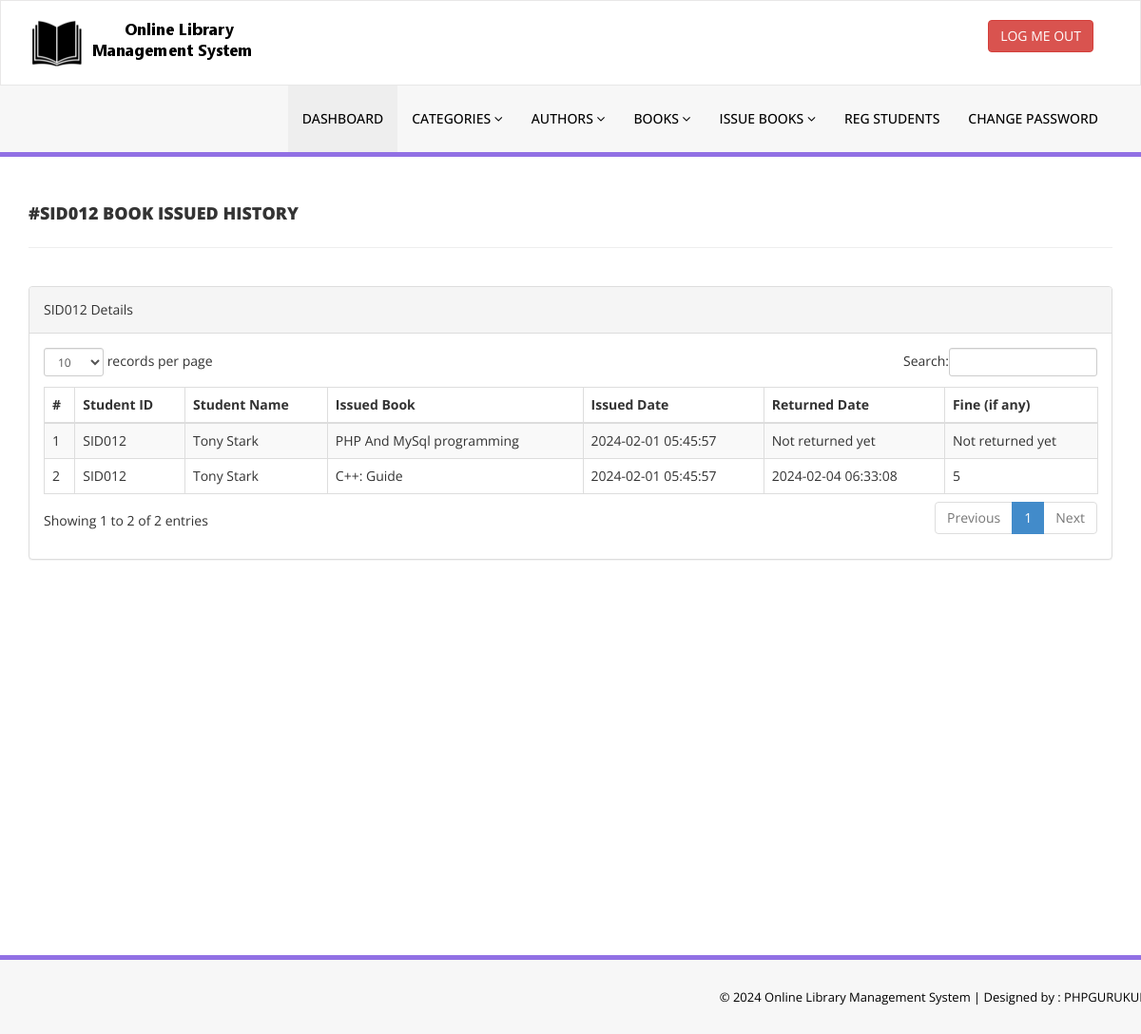
Screenshot of /library/admin/student-history.php?stdid=SID012 (signed in) with the database file from the repository.
### tables this page shows
CREATE TABLE `tblissuedbookdetails` (
  `id` int(11) NOT NULL,
  `BookId` int(11) DEFAULT NULL,
  `StudentID` varchar(150) DEFAULT NULL,
  `IssuesDate` timestamp NULL DEFAULT current_timestamp(),
  `ReturnDate` timestamp NULL DEFAULT NULL ON UPDATE current_timestamp(),
  `RetrunStatus` int(1) DEFAULT NULL,
  `fine` int(11) DEFAULT NULL
);

CREATE TABLE `tblstudents` (
  `id` int(11) NOT NULL,
  `StudentId` varchar(100) DEFAULT NULL,
  `FullName` varchar(120) DEFAULT NULL,
  `EmailId` varchar(120) DEFAULT NULL,
  `MobileNumber` char(11) DEFAULT NULL,
  `Password` varchar(120) DEFAULT NULL,
  `Status` int(1) DEFAULT NULL,
  `RegDate` timestamp NULL DEFAULT current_timestamp(),
  `UpdationDate` timestamp NULL DEFAULT NULL ON UPDATE current_timestamp()
);

CREATE TABLE `tblbooks` (
  `id` int(11) NOT NULL,
  `BookName` varchar(255) DEFAULT NULL,
  `CatId` int(11) DEFAULT NULL,
  `AuthorId` int(11) DEFAULT NULL,
  `ISBNNumber` varchar(25) DEFAULT NULL,
  `BookPrice` decimal(10,2) DEFAULT NULL,
  `bookImage` varchar(250) NOT NULL,
  `isIssued` int(1) DEFAULT NULL,
  `RegDate` timestamp NULL DEFAULT current_timestamp(),
  `UpdationDate` timestamp NULL DEFAULT NULL ON UPDATE current_timestamp()
);

### library/admin/student-history.php (the view, shortened to what this page needs)
<?php
include('includes/config.php');
if(strlen($_SESSION['alogin'])==0)
    {
header('location:index.php');
}
else{
    ?>
<!DOCTYPE html>
<html xmlns="http://www.w3.org/1999/xhtml">
<head>
    <link href="assets/css/bootstrap.css" rel="stylesheet" />
    <link href="assets/css/font-awesome.css" rel="stylesheet" />
    <link href="assets/js/dataTables/dataTables.bootstrap.css" rel="stylesheet" />
    <link href="assets/css/style.css" rel="stylesheet" />
</head>
<body>
<?php include('includes/header.php');?>
    <div class="content-wrapper">
         <div class="container">
        <div class="row pad-botm">
            <div class="col-md-12">
                <?php $sid=$_GET['stdid']; ?>
                <h4 class="header-line">#<?php echo $sid;?> Book Issued History</h4>
    </div>
        </div>
            <div class="row">
                <div class="col-md-12">
                    <div class="panel panel-default">
                        <div class="panel-heading">
<?php echo $sid;?> Details
                        </div>
                        <div class="panel-body">
                            <div class="table-responsive">
                                <table class="table table-striped table-bordered table-hover" id="dataTables-example">
                                    <thead>
                                        <tr>
                                            <th>#</th>
                                            <th>Student ID</th>
                                            <th>Student Name</th>
                                            <th>Issued Book  </th>
                                            <th>Issued Date</th>
                                            <th>Returned Date</th>
                                            <th>Fine (if any)</th>
                                        </tr>
                                    </thead>
                                    <tbody>
<?php
$sql = "SELECT tblstudents.StudentId ,tblstudents.FullName,tblstudents.EmailId,tblstudents.MobileNumber,tblbooks.BookName,tblbooks.ISBNNumber,tblissuedbookdetails.IssuesDate,tblissuedbookdetails.ReturnDate,tblissuedbookdetails.id as rid,tblissuedbookdetails.fine,tblissuedbookdetails.RetrunStatus,tblbooks.id as bid,tblbooks.bookImage from  tblissuedbookdetails join tblstudents on tblstudents.StudentId=tblissuedbookdetails.StudentId join tblbooks on tblbooks.id=tblissuedbookdetails.BookId where tblstudents.StudentId='$sid' ";
$query = $dbh -> prepare($sql);
$query->execute();
$results=$query->fetchAll(PDO::FETCH_OBJ);
$cnt=1;
if($query->rowCount() > 0)
{
foreach($results as $result)
{               ?>
                                        <tr class="odd gradeX">
                                            <td class="center"><?php echo htmlentities($cnt);?></td>
                                            <td class="center"><?php echo htmlentities($result->StudentId);?></td>
                                            <td class="center"><?php echo htmlentities($result->FullName);?></td>
                                            <td class="center"><?php echo htmlentities($result->BookName);?></td>
                                            <td class="center"><?php echo htmlentities($result->IssuesDate);?></td>
                                            <td class="center"><?php if($result->ReturnDate==''): echo "Not returned yet";
                                            else: echo htmlentities($result->ReturnDate); endif;?></td>
                                             <td class="center"><?php if($result->ReturnDate==''): echo "Not returned yet";
                                              else: echo $result->fine; endif;
                                             ?></td>
                                        </tr>
 <?php $cnt=$cnt+1;}} ?>
                                    </tbody>
                                </table>
                            </div>
                        </div>
                    </div>
                </div>
            </div>
    </div>
    </div>
  <?php include('includes/footer.php');?>
</body>
</html>
<?php } ?>

### library/admin/assets/css/style.css (style rules this page uses)
.content-wrapper { margin-top: 40px; min-height:800px; padding-bottom:90px; }
.header-line { font-weight:900; padding-bottom:25px; border-bottom:1px solid #eeeeee; text-transform:uppercase; }
.pad-botm { padding-bottom:30px; }

### rows the page displays
tblissuedbookdetails: tblstudents.StudentId "SID012", tblstudents.FullName "Tony Stark", BookId.BookName "PHP And MySql programming", IssuesDate "2024-02-01 05:45:57", shows "Not returned yet"
tblissuedbookdetails: tblstudents.StudentId "SID012", tblstudents.FullName "Tony Stark", BookId.BookName "C++: Guide", IssuesDate "2024-02-01 05:45:57", ReturnDate "2024-02-04 06:33:08", fine "5"

### other values shown
$sid "SID012"
